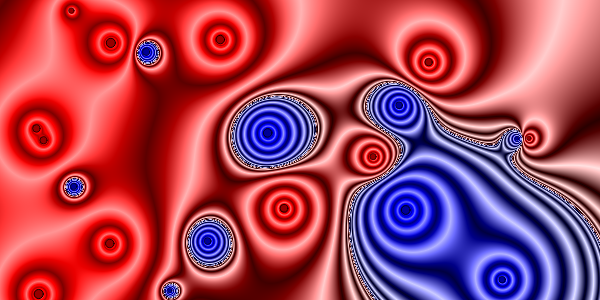
Frame 1 (no input)
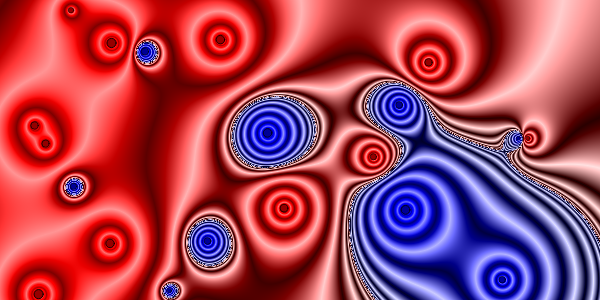
Frame 60 (no input)
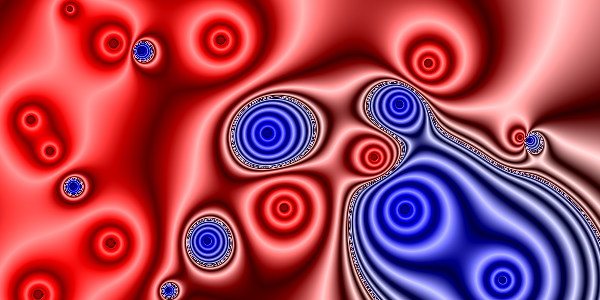
Frame 120 (the mouse pressed at the canvas centre since frame 60)

The p5.js sketch that drew these frames (run headless with seeded random() and noise() and a simulated clock; from frame 60 on, the mouse is pressed at the canvas centre):

// p5.js sketch
// ── sketch.js
class Selection
{
	constructor(charge)
	{
		this.charge = charge
		this.Brightness = 0;
		this.centralized = false;
		//this.radius = addElement("","TEXTAREA","Selection_TEXTAREA_Radius","");
		
		//this.radius.position = (0,height+10);
	}
	destructor()
	{
		this.charge.strokeBrightness = 0;
		//this.radius.parentNode.removeChild(element);
	}
	drawMarker()
	{
		this.Brightness += 0.1;
		this.charge.strokeBrightness = 0.5*(Math.sin(this.Brightness) + 1);
		//print(this.charge.strokeBrightness);
	}
}

function addElement(parentId, elementTag, elementId, html) {
    // Adds an element to the document
    
    var newElement = document.createElement(elementTag);
    newElement.setAttribute('id', elementId);
    newElement.innerHTML = html;
    var p;
    if(parentId === "")
    	p = document.body
    else
    	p = document.getElementById(parentId);
    p.appendChild(newElement);
    return newElement;
}

function removeElement(elementId) {
    // Removes an element from the document
    var element = document.getElementById(elementId);
    element.parentNode.removeChild(element);
}

function mouseWheel(event) //*Scale = World -> Window
{
	if(event.deltaY < 0)
	{
		Scale *= 1.25;
	}
	else
	{
		Scale *= 0.8;
	}
	//print(Scale);
}

function WtS(x,y)  //World coordinates to Screen pixel coordinates
{
	return [
		(x - centerPixelX) * Scale + width/2,
		(y - centerPixelY) * Scale + height/2
	]
}

function StW(x,y)
{
	return[
		x/Scale + centerPixelX,
		y/Scale + centerPixelY,
	]
}

function OnArea(charge)
{
	/*print
	(
		Math.pow(mouseX - WtS(charge.x,0)[0],2),
		Math.pow(mouseY - WtS(0,charge.y)[1],2),
		Math.pow(Math.max(charge.radius * Scale,5),2)
	)*/
	if
	(
		  Math.pow(mouseX - WtS(charge.x,0)[0],2)
		+ Math.pow(mouseY - WtS(0,charge.y)[1],2) 
		< Math.pow(Math.max(charge.radius * Scale,5),2)
	)
	return true;
	return false;
}

function mouseClicked()
{
	if(selection && !OnArea(selection))
	{	
		selection.destructor();
		selection = null;
	}
	for(i = 0; i< charges.length; i++)
	{
		//print(OnArea(charges[i]))
		if(OnArea(charges[i]))
		{
			selection = new Selection(charges[i])
			break;
			//charges[i].radius *= 2;
			//charges[i].mass *= 8;
			//charges[i].value *= 8;
		}
	}
}


function mousePressed()
{
	if(selection && !OnArea(selection))
	{	
		selection.centralized = false;
	}
	windowPointClickedX = mouseX;
	windowPointClickedY = mouseY;
	initialCenterPixelX = centerPixelX;
	initialCenterPixelY = centerPixelY;
}

function keyPressed() 
{
  if (keyCode === 32 && selection !== null)
    selection.centralized = true;
}

function createCharges()
{
	for(let i = 0; i < nCharges; i++)
	{
	  	charges[i] = new Charge(width*(random()-0.5),height*(random()-0.5),random()*2 - 1);
	}
	/*var theta;
	var quantity = nCharges;
	var tau = 2 * Math.PI; //Full Circunference length
	var radius = 1000;
	var count;
	var newCharge;
	charges.push(new Charge(0,0,(nCharges-1) * 1))
	for(count = 0; count < quantity - 1; count++)
	{
		theta = count/(quantity-1) * tau;
		newCharge = new Charge(radius * cos(theta),radius * sin(theta),-1)
		newCharge.vx = (random() - 0.5);
		newCharge.vy = (random() - 0.5);
		charges.push(newCharge);
	}*/
}

function setup() 
{
	width = 600;
	height = 300;
	nCharges = 20;
	activateCollisions = false;
	//frameRate(60);
	selection = null
	
	centerPixelX = 0;//width/2;
	centerPixelY = 0;//height/2;
	k = 9 * Math.pow(10,9);
	Scale = 1;
	createCanvas(width,height);
	pixelDensity(1);
	charges = [];
	createCharges();
	//print(charges);
}


function draw()
{
	if(mouseIsPressed)
	{
		centerPixelX = initialCenterPixelX + (windowPointClickedX - mouseX)/Scale
		centerPixelY = initialCenterPixelY + (windowPointClickedY - mouseY)/Scale
	}
	for(let i = 0; i< charges.length; i++){charges[i].UpdateVelocity(charges);}
	for(let i = 0; i< charges.length; i++){charges[i].Move(charges);}
	if(selection !== null && selection.centralized)
	{
		centerPixelX = selection.charge.x;
		centerPixelY = selection.charge.y;
		selection.drawMarker();
	}
	background(150);
	loadPixels();
	let index = 0, y, x, potential, preDistX, preDistY,i,distX,distY,distance,Log,Brightness,ColorLog;
	for(y = 0; y<height; y++)
	{
	  	for(x = 0; x< width; x++)
	  	{
	  		potential = 0;
	  		preDistX = (x - width/2) / Scale + centerPixelX;
	  		preDistY = (y - height/2)/ Scale + centerPixelY
	  		for(i = 0; i< charges.length; i++)
	  		{
	  			distX = preDistX - charges[i].x;
	  			distY = preDistY - charges[i].y;
	  			distance = Math.sqrt(Math.pow(distX,2)+Math.pow(distY,2));
	  			if(distance > 0){potential += charges[i].value/distance}
	  		}
	  		potential *= k;
	  		Log = Math.log(Math.abs(potential));
	  		Brightness = 2 * Math.abs(Math.round(Log) - Log);
	  		ColorLog = Math.max(Math.pow(Math.max(0,(Log - 13) * 0.1),2),0.1);
	  		if(potential > 0)
	  		{
	  			pixels[index] = 256 * (Brightness + ColorLog);
	  			pixels[index + 1] = 256 * (Brightness - ColorLog);
	  			pixels[index + 2] = 256 * (Brightness - ColorLog);
	  		}
	  		else
	  		{
	  			pixels[index] = 256 * (Brightness - ColorLog);
	  			pixels[index + 1] = 256 * (Brightness - ColorLog);
	  			pixels[index + 2] = 256 * (Brightness + ColorLog);
	  		}
	  		
	  		index += 4;
	  	}
	}
	updatePixels();
	for(i = 0; i< charges.length; i++)
	{
	  	charges[i].Draw();
	}
	if(selection !== null)selection.drawMarker();
}
// ── Charge.js
class Charge
{
	constructor(x,y,value)
	{
		this.x = x;
		this.y = y;
		this.vx = 0;
		this.vy = 0;
		this.value = value;
		this.chargeDensity = Math.pow(10,-10);  //charge per mass
		this.density = Math.pow(10,8);
		this.encostado = [];
		this.strokeBrightness = 0;
		this.Color = this.value > 0 ? [150,0,0]:[0,0,150];
		this.strokeColor = this.value > 0 ? [0,0,255]:[255,0,0];
	}
	get mass(){return Math.abs(this.value/this.chargeDensity);}
	get radius(){return Math.cbrt(this.mass/this.density)} //World Radius
	Draw()
	{
		fill(this.Color);
		//print(this.Color);
		let vectorStroke = this.strokeColor.map(x => x * this.strokeBrightness)
		//print(vectorStroke)
		stroke(vectorStroke);
		strokeWeight(0.2*this.radius*Scale);
		ellipse(WtS(this.x,0)[0],WtS(0,this.y)[1],2*this.radius * Scale,2*this.radius * Scale);
	}
	UpdateVelocity(charges)
	{
		var forceX = 0, forceY = 0, distX, distY, force, distance,accX,accY;
		var distanceSquared,dIncrease,dXIncrease,dYIncrease,sumRadius,i;
		for(i = 0; i< charges.length; i++)
		{
			if(this != charges[i])
			{
				distX = this.x-charges[i].x;
				distY = this.y-charges[i].y;
				distanceSquared = Math.pow(distX,2)+Math.pow(distY,2);
				force = k*this.value*charges[i].value/distanceSquared;
				//print(this.x,this.y,charges[i].x,charges[i].y);
				distance = Math.sqrt(distanceSquared);
				if(activateCollisions)
				{
					sumRadius = this.radius + charges[i].radius;
					if
					(
						force > 0 ||
							(distance > sumRadius 
								&& ((this.encostado[0] != charges[i]) || distance > sumRadius * 1.1))
					)
					{
						forceX += force * distX/distance;
						forceY += force * distY/distance;
						/*if(random() > 0.9)
						{
							print("Não encostados ou Cargas Iguais",this);
							print(distance, this.radius + charges[i].radius);
						}*/
					}
					else
					{
						this.vx = charges[i].vx;
						this.vy = charges[i].vy;
						/*if(random() > 0.9)
						{
							print("Encostados",this);
							print(distance, this.radius + charges[i].radius);
						}*/
						this.encostado[0] == charges[i];
						if(distance < sumRadius * 0.9)
						{
							dIncrease = sumRadius/distance;
							dXIncrease = distX * dIncrease;
							dYIncrease = distY * dIncrease;
							this.x = dXIncrease + charges[i].x;
							this.y = dYIncrease + charges[i].y;
						}
					}
				}
				else
				{
					forceX += force * distX/distance;
					forceY += force * distY/distance;
				}
			}
		}
		var factor = Math.pow(10,0);
		accX = forceX*factor/this.mass;
		accY = forceY*factor/this.mass;
		//print(accX,accY);
		//print(force,distanceSquared,accX,accY,this.mass,forceX,forceY,factor);
		this.vx += accX;
		this.vy += accY;
	}
	Move()
	{
		this.x += this.vx;
		this.y += this.vy;
	}
}
